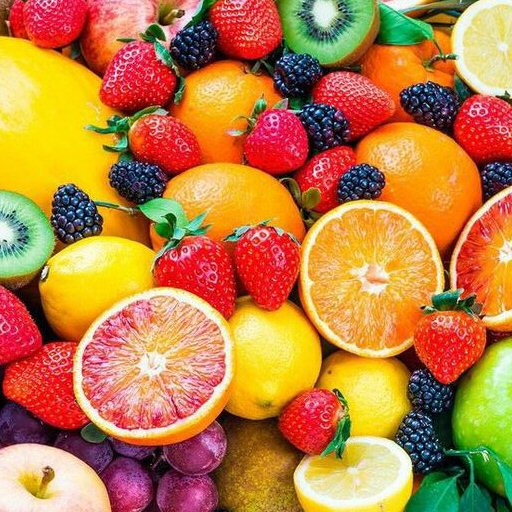
#> input picture img/fruit_512c.jpg, 512 x 512 px, found by its file name
$ python 9_3.py
#> lines starting #> are read from the running program, lines starting #| are printed output that depends on the picture
import cv2

c_image = cv2.imread('./img/fruit_512c.jpg', cv2.IMREAD_UNCHANGED)
#> c_image is the input picture: shape (512, 512, 3); mean B, G, R 67.9, 127.5, 188.2
cv2.imshow('Original image', c_image)

rows, cols = c_image.shape[:2] # channel 여부 무시
#> rows = 512; cols = 512

Mat1 = cv2.getRotationMatrix2D((0, 0), 45, 1.0)
Mat2 = cv2.getRotationMatrix2D((cols/2, rows/2), 45, 1.0)
Mat3 = cv2.getRotationMatrix2D((cols/2, rows/2), 90, 1.0)

r_image1 = cv2.warpAffine(c_image, Mat1, (cols, rows))
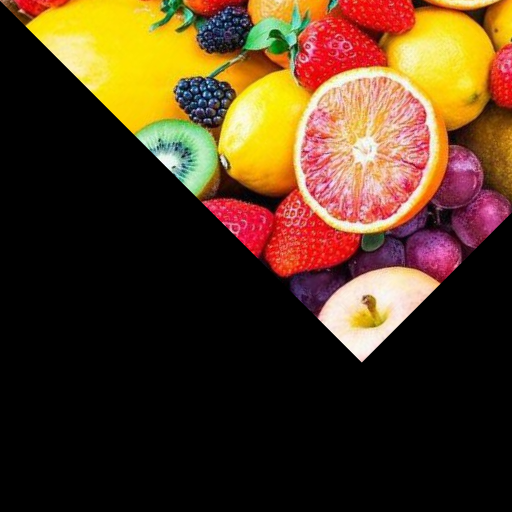
#> r_image1: shape (512, 512, 3); mean B, G, R 30.2, 56.7, 81.7
r_image2 = cv2.warpAffine(c_image, Mat2, (cols, rows),
                          borderMode=cv2.BORDER_REPLICATE)
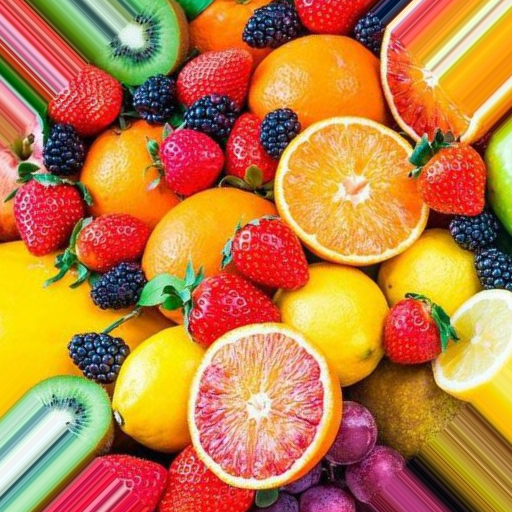
#> r_image2: shape (512, 512, 3); mean B, G, R 67.2, 126.4, 190.4
r_image3 = cv2.warpAffine(c_image, Mat2, (cols, rows),
                          borderMode=cv2.BORDER_DEFAULT)
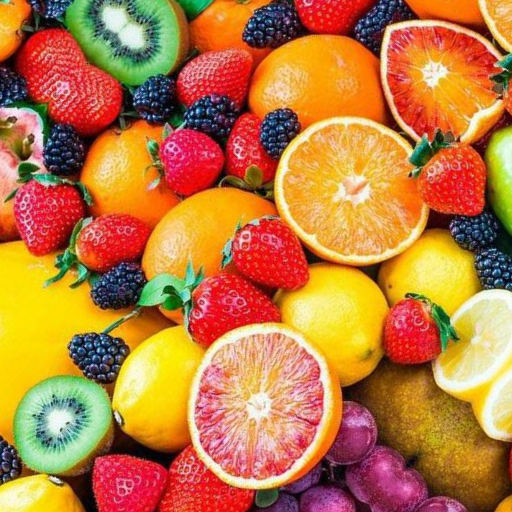
#> r_image3: shape (512, 512, 3); mean B, G, R 63.9, 122.8, 188.2
r_image4 = cv2.warpAffine(c_image, Mat3, (cols, rows))
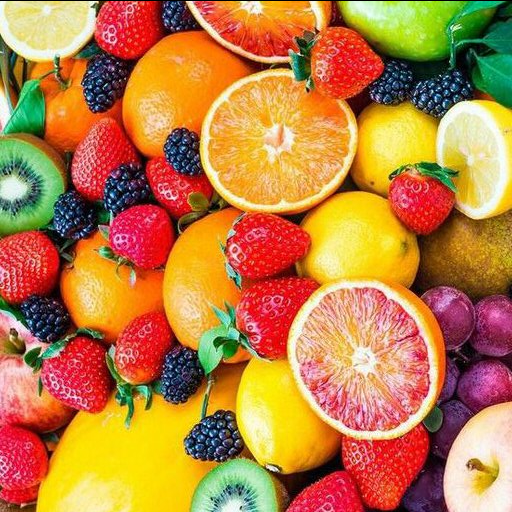
#> r_image4: shape (512, 512, 3); mean B, G, R 67.7, 127.2, 187.9


cv2.imshow('Original image', c_image)
cv2.imshow('Rotation image (0, 0), 45', r_image1)
cv2.imshow('Rotation image (w/2, h/2), 45 - replicate', r_image2)
cv2.imshow('Rotation image (w/2, h/2), 45 - default', r_image3)
cv2.imshow('Rotation image (w/2, h/2), 90', r_image4)

cv2.waitKey(0)

$ run again, with img/coins_1.jpg copied over img/fruit_512c.jpg
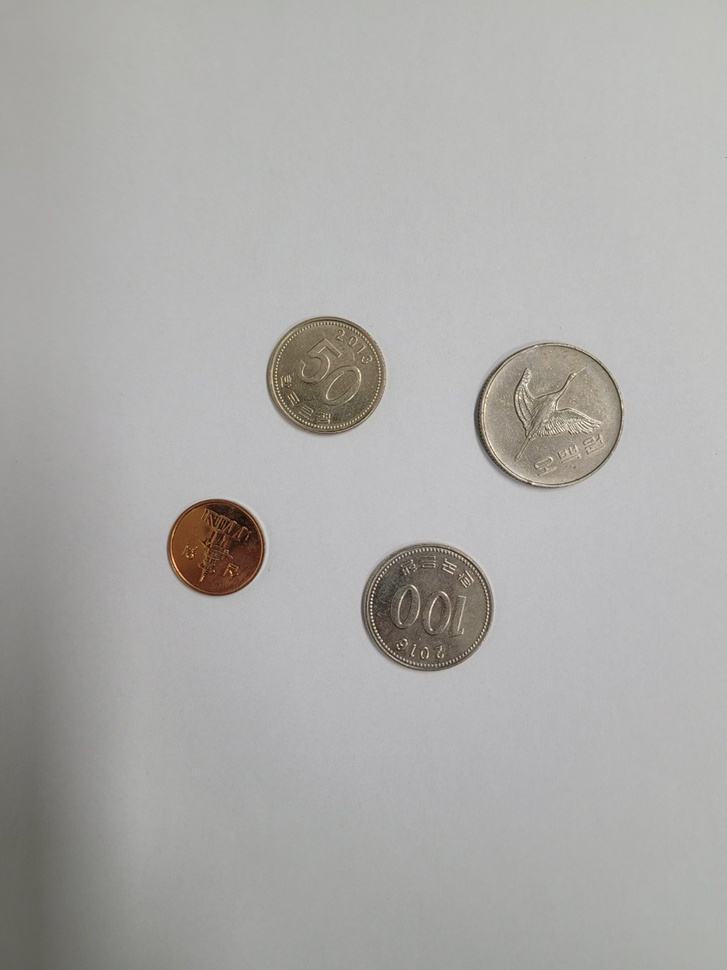
#> input picture img/coins_1.jpg, 727 x 970 px, shrunk from 1058 x 1411 before the run, found by its file name
#> c_image is the input picture: shape (970, 727, 3); mean B, G, R 169.8, 171.8, 172.8
#> `r_image1 = cv2.warpAffine(c_image, Mat1, (cols, rows))`:
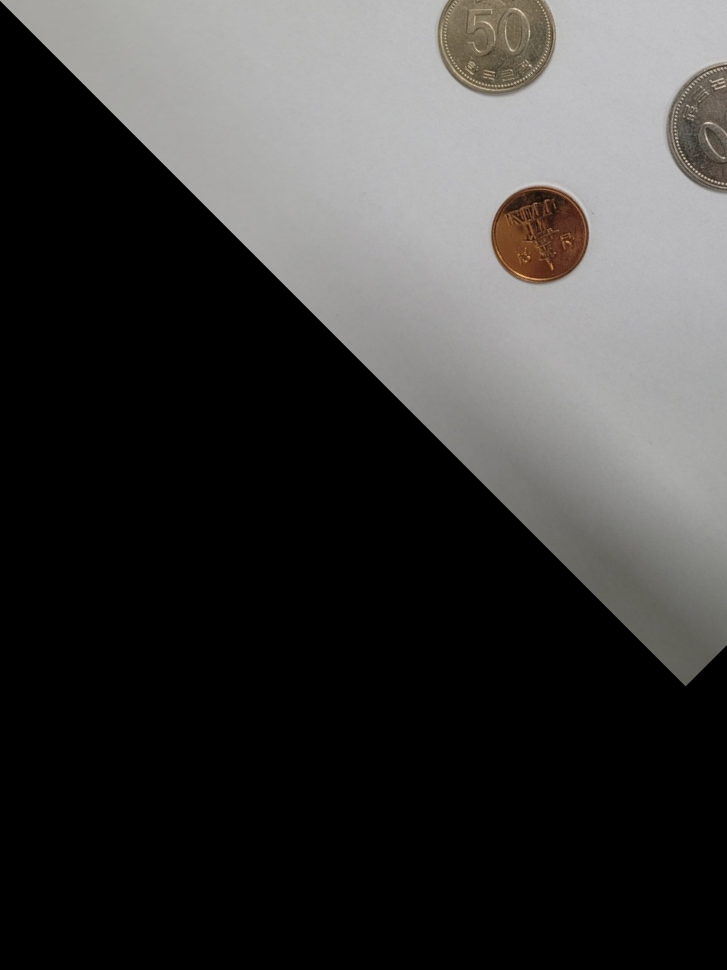
#> r_image1: shape (970, 727, 3); mean B, G, R 59.1, 60, 60.7
#> `r_image4 = cv2.warpAffine(c_image, Mat3, (cols, rows))`:
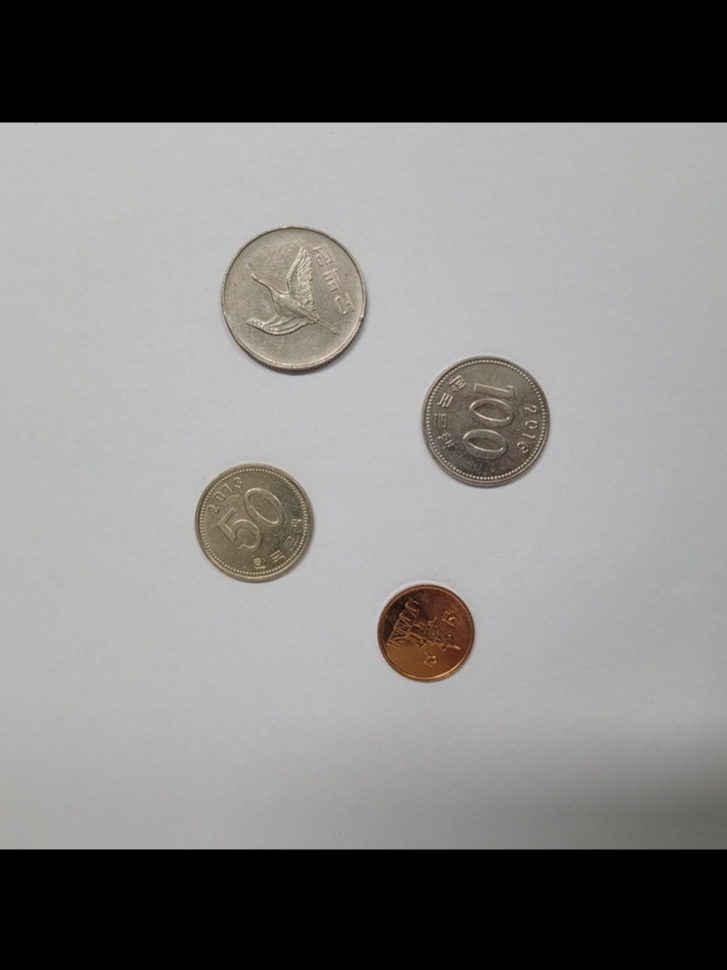
#> r_image4: shape (970, 727, 3); mean B, G, R 128.2, 129.5, 130.6

$ run again, with img/coins_2.jpg copied over img/fruit_512c.jpg
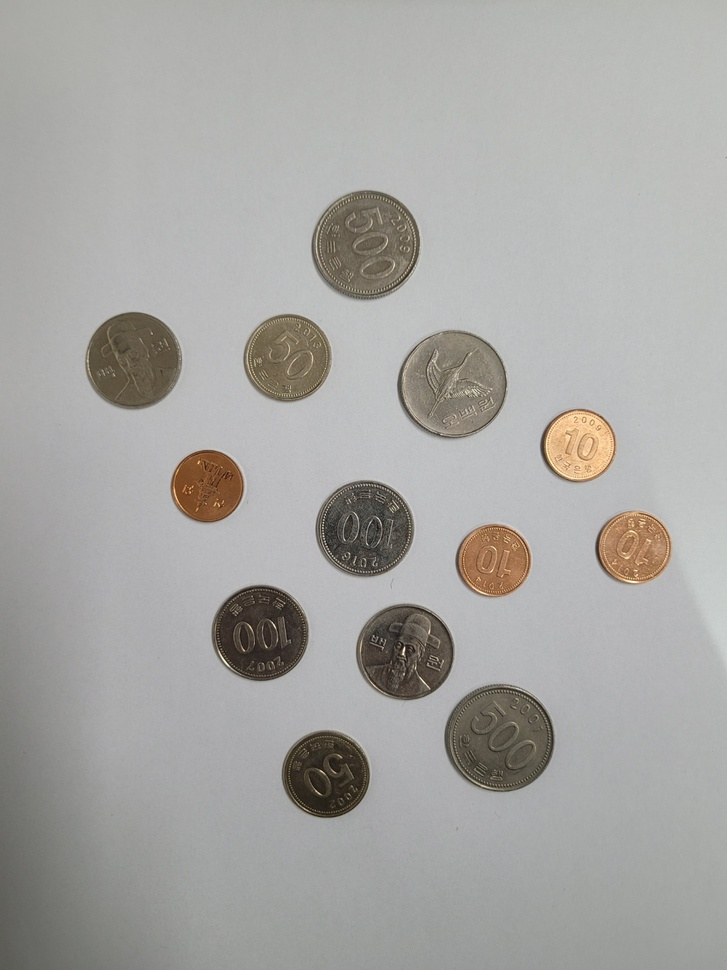
#> input picture img/coins_2.jpg, 727 x 970 px, shrunk from 1058 x 1411 before the run, found by its file name
#> c_image is the input picture: shape (970, 727, 3); mean B, G, R 163.1, 166.1, 167.1
#> `r_image1 = cv2.warpAffine(c_image, Mat1, (cols, rows))`:
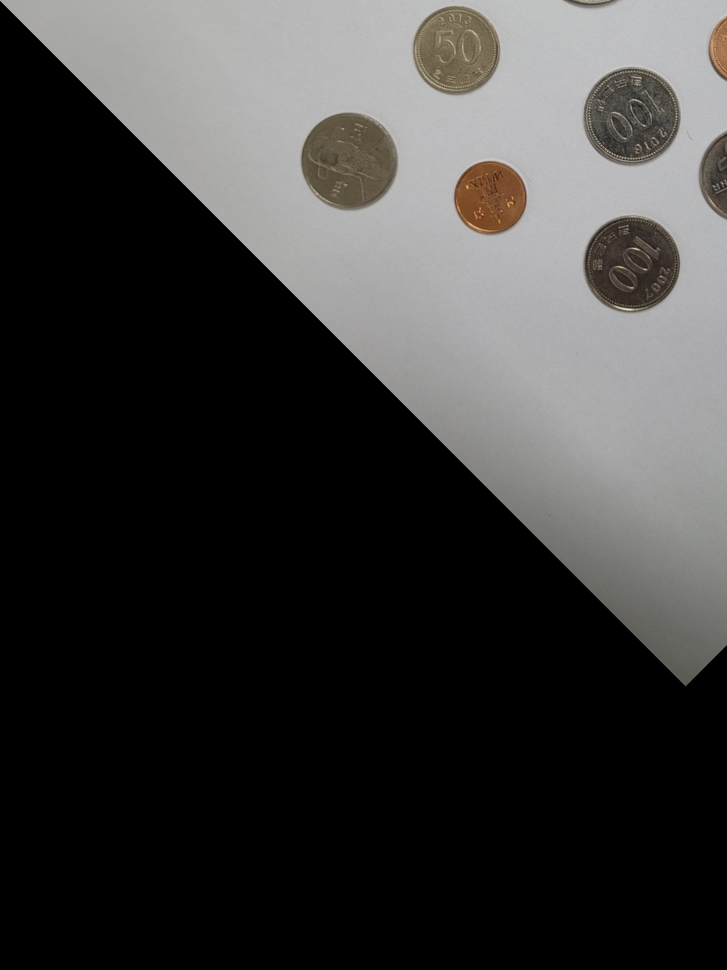
#> r_image1: shape (970, 727, 3); mean B, G, R 58.3, 59.2, 59.8
#> `r_image4 = cv2.warpAffine(c_image, Mat3, (cols, rows))`:
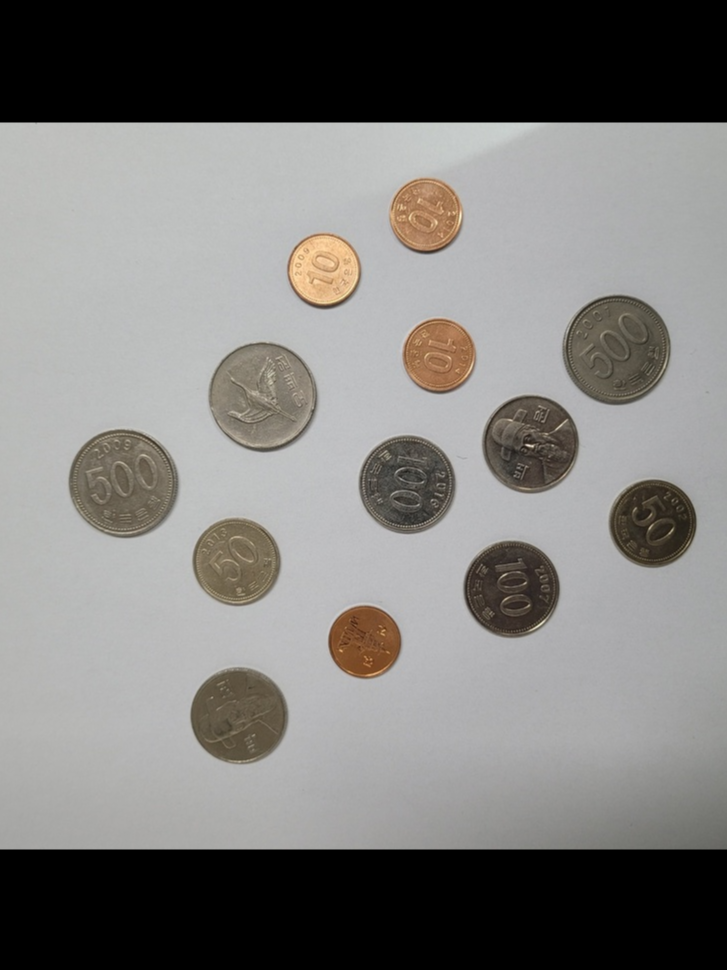
#> r_image4: shape (970, 727, 3); mean B, G, R 122.2, 124.4, 125.8
